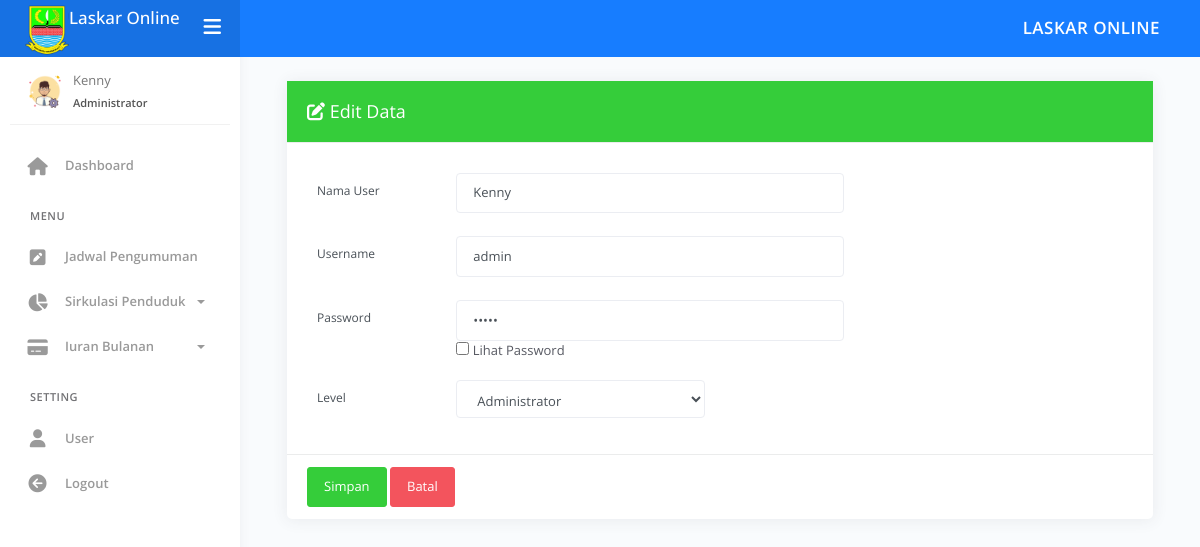
The app's page /index.php?page=edit-pengguna&kode=4 (signed in) with its own data.
### tables this page shows
CREATE TABLE `tb_pengguna` (
  `id_pengguna` int(11) NOT NULL,
  `nama_pengguna` varchar(20) NOT NULL,
  `username` varchar(20) NOT NULL,
  `password` varchar(20) NOT NULL,
  `level` enum('Administrator','Kaur Pemerintah') NOT NULL
);

### admin/pengguna/edit_pengguna.php (the view, shortened to what this page needs)
<?php
if (isset($_GET['kode'])) {
    $sql_cek = "SELECT * FROM tb_pengguna WHERE id_pengguna='" . $_GET['kode'] . "'";
    $query_cek = mysqli_query($koneksi, $sql_cek);
    $data_cek = mysqli_fetch_array($query_cek, MYSQLI_BOTH);
}
?>
<div class="main-panel">
    <div class="content">
        <div class="page-inner">
            <div class="row">
                <div class="col-md-12">
                    <div class="card">
                        <div class="card-header bg-success">
                            <h3 class="card-title text-white">
                                <i class="fa fa-edit"></i> Edit Data
                            </h3>
                        </div>
                        <form action="" method="post" enctype="multipart/form-data">
                            <div class="card-body">
                                <div class="form-group row">
                                    <label class="col-sm-2 col-form-label">Nama User</label>
                                    <div class="col-sm-6">
                                        <input type="text" class="form-control" id="nama_pengguna" name="nama_pengguna" value="<?php echo $data_cek['nama_pengguna']; ?>" />
                                    </div>
                                </div>
                                <div class="form-group row">
                                    <label class="col-sm-2 col-form-label">Username</label>
                                    <div class="col-sm-6">
                                        <input type="text" class="form-control" id="username" name="username" value="<?php echo $data_cek['username']; ?>" />
                                    </div>
                                </div>
                                <div class="form-group row">
                                    <label class="col-sm-2 col-form-label">Password</label>
                                    <div class="col-sm-6">
                                        <input type="password" class="form-control" id="pass" name="password" value="<?php echo $data_cek['password']; ?>" />
                                        <input id="mybutton" onclick="change()" type="checkbox" class="form-checkbox"> Lihat Password
                                    </div>
                                </div>
                                <div class="form-group row">
                                    <label class="col-sm-2 col-form-label">Level</label>
                                    <div class="col-sm-4">
                                        <select name="level" id="level" class="form-control">
                                            <?php
                                            if ($data_cek['level'] == "Administrator") echo "<option value='Administrator' selected>Administrator</option>";
                                            else echo "<option value='Administrator'>Administrator</option>";
                                            ?>
                                        </select>
                                    </div>
                                </div>
                            </div>
                            <div class="card-footer">
                                <input type="submit" name="Ubah" value="Simpan" class="btn btn-success">
                                <a href="?page=data-pengguna" title="Kembali" class="btn btn-danger">Batal</a>
                            </div>
                        </form>
                    </div>
                </div>
            </div>
        </div>
    </div>
</div>

### records on screen
tb_pengguna: nama_pengguna "Kenny", username "admin", level "Administrator"

### other values on screen
$data_nama "Kenny"
$data_level "Administrator"
